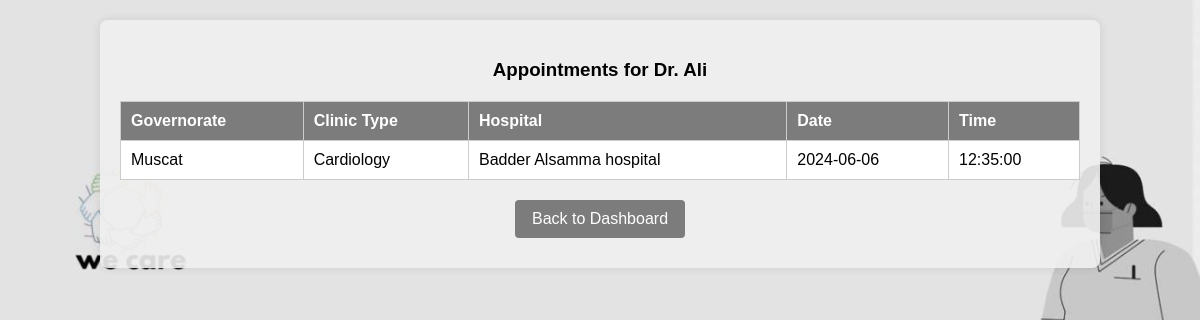
Page /doctor_appointments.php (signed in) on the committed database.
### tables this page shows
CREATE TABLE `appointments` (
  `id` int(11) NOT NULL,
  `governorate` varchar(255) DEFAULT NULL,
  `clinic_type` varchar(255) DEFAULT NULL,
  `hospital` varchar(255) DEFAULT NULL,
  `doctor` varchar(255) DEFAULT NULL,
  `appointment_date` date DEFAULT NULL,
  `appointment_time` time DEFAULT NULL
);

### doctor_appointments.php (the view, shortened to what this page needs)
<!DOCTYPE html>
<html lang="en">
<head>
</head>
<body>
    <div class="container">
        <h3>Appointments for Dr. Ali</h3>
        <table>
            <tr>
                <th>Governorate</th>
                <th>Clinic Type</th>
                <th>Hospital</th>
                <th>Date</th>
                <th>Time</th>
            </tr>
            <?php
            $logged_in_doctor = $_SESSION['username'];
            $servername = "localhost";
            $username = "root";
            $password = "";
            $dbname = "wecare";
            $conn = new mysqli($servername, $username, $password, $dbname);
            $sql = "SELECT * FROM appointments WHERE doctor = ?";
            $stmt = $conn->prepare($sql);
            $stmt->bind_param("s", $logged_in_doctor);
            $stmt->execute();
            $result = $stmt->get_result();
            if ($result->num_rows > 0) {
                while($row = $result->fetch_assoc()) {
                    echo "<tr><td>" . $row["governorate"]. "</td><td>" . $row["clinic_type"]. "</td><td>" . $row["hospital"]. "</td><td>" . $row["appointment_date"]. "</td><td>" . $row["appointment_time"]. "</td></tr>";
                }
            } else {
                echo "<tr><td colspan='5'>No appointments found</td></tr>";
            }
            ?>
        </table>
        <a class="back-button" href="index.php">Back to Dashboard</a>
    </div>
</body>
</html>

### doctor_appointments.php (style rules this page uses)
body { font-family: Arial, sans-serif; background-image: url('22222.jpg'); background-size: cover; margin: 0; padding: 0; display: flex; flex-direction: column; align-items: center; }
.container { width: 80%; margin: 20px auto; background-color: rgba(240, 240, 240, 0.9); padding: 20px; border-radius: 8px; box-shadow: 0 0 10px rgba(0, 0, 0, 0.1); }
h3 { text-align: center; margin-bottom: 20px; }
table { width: 100%; border-collapse: collapse; margin-bottom: 20px; }
th, td { border: 1px solid #ccc; padding: 10px; text-align: left; }
th { background-color: #7d7c7c; color: #fff; }
td { background-color: #fff; }
.back-button { width: 150px; background-color: #7d7c7c; color: #fff; padding: 10px; border: none; border-radius: 4px; cursor: pointer; display: block; margin: 10px auto; text-align: center; text-decoration: none; }

### rows in the picture
appointments: governorate "Muscat", clinic_type "Cardiology", hospital "Badder Alsamma hospital", appointment_date "2024-06-06", appointment_time "12:35:00"
